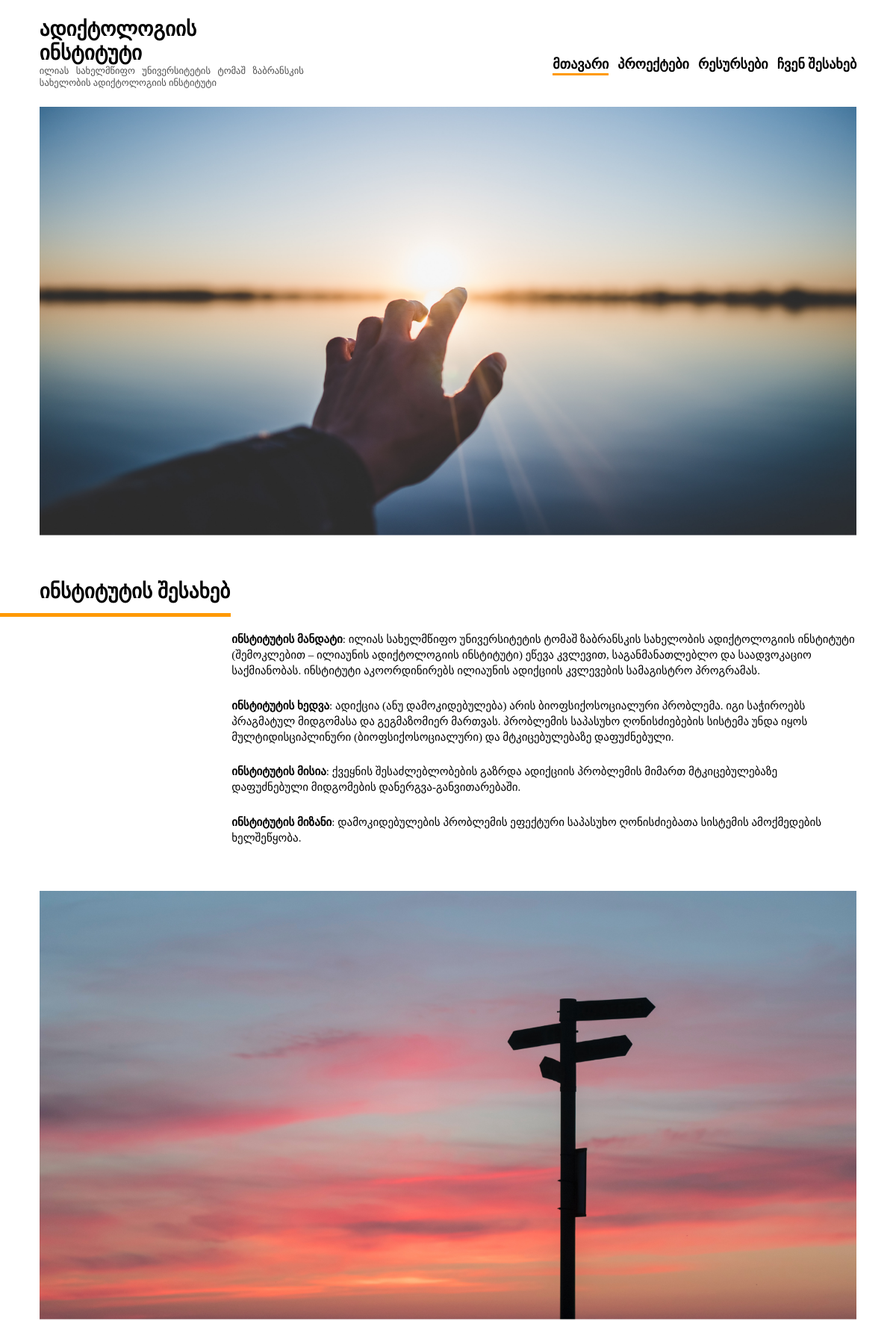
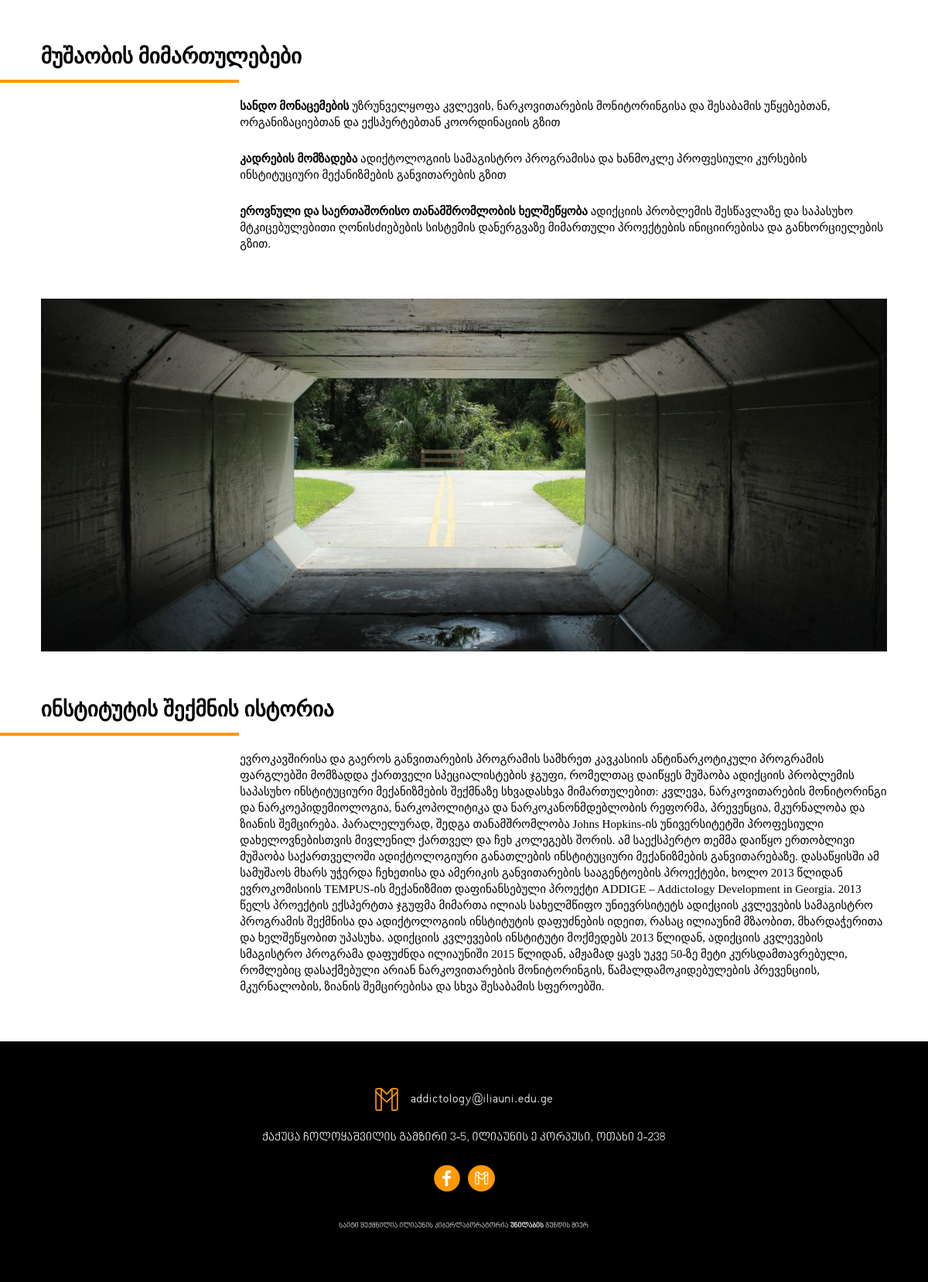
The page / on the database its author committed (2 pictures, top to bottom).
### addiction/models/home.py (models this page shows, shortened)
class HomePageText(BaseModel):
    __tablename__ = 'home_page_texts'
    id = db.Column(db.Integer, primary_key=True)
    name = db.Column(db.String)
    text = db.Column(db.String)
    category = db.Column(db.String)
    @classmethod
    def get_texts_categorized(cls):
        texts = cls.query.all()
        text_dict = {}
        category_map = {
            "ინსტიტუტის შესახებ": "about_institute",
            "მუშაობის მიმართულებები": "work_directions",
            "ინსტიტუტის შექმნის ისტორია": "institute_history"
        }
        for text in texts:
            text_category = category_map[text.category]
            if text_category in text_dict:
                text_dict[text_category].append(text)
            else:
                text_dict[text_category] = [text]
        return text_dict

### addiction/views/main/routes.py (the view)
@main_blueprint.route("/")
def index():
    texts = HomePageText.get_texts_categorized()
    return render_template("main/index.html", texts=texts)

### addiction/templates/main/index.html
{% extends "layouts/base.html" %}
{% block body %}
    <main>
        <div class="main-container">
            <img src="{{ url_for('static', filename='images/01-main.png') }}" alt=""/>
            <div class="main-box">
                <h2 class="main-box-subtitle">ინსტიტუტის შესახებ</h2>
                <div class="main-box-line"></div>
                <div class="main-box-texts">
                    {% for text in texts["about_institute"] %}
                        <div class="main-box-texts-el">
                            <p>
                                <span colon=":">{{ text.name }}</span>
                                {{ text.text }}
                            </p>
                        </div>
                    {% endfor %}
                </div>
            </div>
        </div>
        <div class="main-container">
            <img src="{{ url_for('static', filename='images/02-main.png') }}" alt=""/>
            <div class="main-box">
                <h2 class="main-box-subtitle">მუშაობის მიმართულებები</h2>
                <div class="main-box-line"></div>
                <div class="main-box-texts">
                    {% for text in texts["work_directions"] %}
                        <div class="main-box-texts-el">
                            <p>
                                <span>{{ text.name }}</span>
                                {{ text.text }}
                            </p>
                        </div>
                    {% endfor %}
                </div>
            </div>
        </div>
        <div class="main-container">
            <img src="{{ url_for('static', filename='images/03-main.png') }}" alt=""/>
            <div class="main-box">
                <h2 class="main-box-subtitle">ინსტიტუტის შექმნის ისტორია</h2>
                <div class="main-box-line"></div>
                <div class="main-box-texts">
                    {% for text in texts["institute_history"] %}
                        <div class="main-box-texts-el">
                            <p>
                                {{ text.text }}
                            </p>
                        </div>
                    {% endfor %}
                </div>
            </div>
        </div>
    </main>
{% endblock %}

### addiction/templates/layouts/base.html (shortened to what this page needs)
<!DOCTYPE html>
<html lang="en">
<head>
    <link rel="stylesheet" href="{{ url_for('static', filename='styles/css/global.css') }}"/>
</head>
<body>
<div class="container" style="width:100%">
    {% include "layouts/navbar.html" %}
    {% block body %}
    {% endblock %}
    {% include "layouts/footer.html" %}
</div>
</body>
</html>

### addiction/templates/layouts/navbar.html (shortened to what this page needs)
{% from 'macros.html' import is_active %}
<header {% if request and request.endpoint != "main.index" %} class="border" {% endif %}>
    <div class="header-title-box">
        <h2>ადიქტოლოგიის ინსტიტუტი</h2>
        <p>
            ილიას სახელმწიფო უნივერსიტეტის ტომაშ ზაბრანსკის სახელობის
            ადიქტოლოგიის ინსტიტუტი
        </p>
    </div>
    <nav class="header-nav">
        <ul class="header-nav-box">
            <li><a href="{{ url_for('main.index') }}" class="{{ is_active('main.index') }}">მთავარი</a></li>
            <li><a href="{{ url_for('main.projects') }}" class="{{ is_active('main.projects') }}">პროექტები</a></li>
            <li><a href="{{ url_for('main.resources') }}" class="{{ is_active('main.resources') }}">რესურსები</a></li>
            <li><a href="{{ url_for('main.about') }}" class="{{ is_active('main.about') }}">ჩვენ შესახებ</a></li>
        </ul>
    </nav>
</header>

### addiction/templates/macros.html (shortened to what this page needs)
{% macro is_active() %}
    {% set endpoints = varargs %}
    {% for endpoint in endpoints -%}
        {% if request.endpoint and request.endpoint.endswith(endpoint) %}
            active
        {% endif %}
    {% endfor %}
{% endmacro %}

### addiction/templates/layouts/footer.html
<footer>
    <div class="mail-box">
        <img src="{{ url_for('static', filename='images/icons/01-mail.svg') }}"
             class="mailLogo1"
             alt="Mail icon"/>
        <p class="mail">addictology@iliauni.edu.ge</p>
    </div>
    <p class="address">
        ქაქუცა ჩოლოყაშვილის გამზირი 3-5, ილიაუნის ე კორპუსი, ოთახი ე-238
    </p>
    <div class="icons-box">
        <a href="https://www.facebook.com/WordPress/" target="_blank">
            <img src="{{ url_for('static', filename='images/icons/facebook.svg') }}"
                 class="fbLogo img-fixed"
                 alt="Facebook icon"/>
        </a>
        <a href="mailto:addictology@iliauni.edu.ge">
            <img src="{{ url_for('static', filename='images/icons/02-mail.svg') }}"
                 class="mailLogo2"
                 alt="Mail icon"/>
        </a>
    </div>
    <p class="sub-text">
        საიტი შექმნილია ილიაუნის კიბერლაბორატორია
        <a href="http://unilab.iliauni.edu.ge/" target="_blank">უნილაბის</a>
        გუნდის მიერ
    </p>
</footer>

### addiction/static/styles/css/global.css (style rules this page uses)
*, *::before, *::after { margin: 0; padding: 0; box-sizing: border-box; }
html, body, div, span, applet, object, iframe, h1, h2, h3, h4, h5, h6, p, blockquote, pre, a, abbr, acronym, address, big, cite, code, del, dfn, em, img, ins, kbd, q, s, samp, small, strike, strong, sub, sup, tt, var, b, u, i, center, dl, dt, dd, ol, ul, li, fieldset, form, label, legend, table, caption, tbody, tfoot, thead, tr, th, td, article, aside, canvas, details, embed, figure, figcaption, footer, header, hgroup, menu, nav, output, ruby, section, summary, time, mark, audio, video { margin: 0; padding: 0; border: 0; font-size: 100%; font: inherit; vertical-align: baseline; text-decoration: none; }
article, aside, details, figcaption, figure, footer, header, hgroup, menu, nav, section { display: block; }
body { line-height: 1; }
ol, ul { list-style: none; }
html { font-size: 62.5%; }
body { font-family: "BookNino"; color: #000; display: flex; justify-content: center; overflow-x: hidden; }
.container { max-width: 1920px; display: flex; flex-direction: column; min-height: 100vh; }
header { display: flex; justify-content: space-between; align-items: center; height: 23.8rem; margin: 0 15.2rem; }
header .header-title-box { max-width: 59rem; }
header .header-title-box h2 { font-size: 4.5rem; font-weight: 700; line-height: normal; }
header .header-title-box p { color: rgba(0, 0, 0, 0.7); font-family: "firaGo"; text-align: justify; font-size: 2.1rem; font-weight: 350; line-height: normal; }
header .header-nav-box { display: flex; align-items: center; list-style: none; padding-top: 5rem; gap: 5.8rem; }
header .header-nav-box a:link, header .header-nav-box a:visited { display: inline-block; font-size: 3rem; color: #000; text-decoration: none; font-style: normal; font-weight: 700; line-height: 4.8rem; }
header .header-nav-box .active { box-shadow: inset 0 -0.5rem 0 0 #ff9900; }
main { display: flex; flex-direction: column; flex: 1; }
main .main-container { margin: 0 15.2rem; }
main .main-container img { max-width: 100%; }
main .main-container .main-box { margin: 10rem 0; }
main .main-container .main-box-subtitle { font-size: 4.5rem; font-style: normal; font-weight: 700; line-height: 4.8rem; margin-bottom: 2.4rem; }
main .main-container .main-box-line { width: 57.9rem; height: 0.8rem; background: #ff9900; margin-left: -15.2rem; }
main .main-container .main-box-texts { margin: 3.3rem 0 0 42.9rem; }
main .main-container .main-box-texts-el { font-family: "FiraGO"; font-size: 2.5rem; font-style: normal; font-weight: 300; line-height: 3.5rem; margin-bottom: 4.3rem; }
main .main-container .main-box-texts-el span { text-align: justify; font-family: "bookNino"; font-weight: 700; }
main .main-container .main-box-texts-el span::after { content: attr(colon); font-weight: 400; }
footer { display: flex; flex-direction: column; align-items: center; justify-content: center; gap: 3.8rem; padding: 10rem; background-color: #000; color: #fff; font-style: normal; line-height: 4rem; font-family: "FontNino"; font-weight: 400; text-align: center; }
footer .mail-box { display: flex; align-items: center; gap: 2.7rem; }
footer .mail-box .mail { font-size: 2.8rem; letter-spacing: 0.084rem; }
footer .mail-box .mailLogo1 { width: 5rem; height: 5rem; }
footer .address { font-size: 2.5rem; letter-spacing: 0.075rem; }
footer .icons-box { display: flex; gap: 1.5rem; }
footer .icons-box .fbLogo { width: 6rem; height: 6.1rem; }
footer .icons-box .mailLogo2 { width: 5.7rem; height: 5.7rem; }
footer .icons-box .img-fixed { margin-top: -0.4rem; }
footer .sub-text { font-size: 1.5rem; letter-spacing: 0.045rem; font-weight: 400; }
footer .sub-text a { text-decoration: none; color: inherit; font-weight: 700; }
@media (max-width: 109em) { html { font-size: 50%; } }
@media (max-width: 87.5em) { html { font-size: 43.75%; } }
@media (max-width: 87.5em) { header .header-nav-box { gap: 4rem; } }
@media (max-width: 75em) { html { font-size: 37.5%; } }
@media (max-width: 75em) { header { margin: 0 8.8rem; } }
@media (max-width: 75em) { header .header-nav-box { gap: 2rem; } }
@media (max-width: 75em) { main .main-container { margin: 0 8.8rem; } }

### rows shown on the page
HomePageText: name "ინსტიტუტის მანდატი", text "ილიას სახელმწიფო უნივერსიტეტის ტომაშ ზაბრანსკის სახელობის ადიქტოლოგიის ინსტიტუტი (შემოკლებით – ილიაუნის ადიქტოლოგიის ინსტიტუტი) ეწევა კვლევით, საგანმანათლებლო და საადვოკაციო საქმიანობას. ინსტიტუტი აკოორდინირებს ილიაუნის ადიქციის კვლევების სამაგისტრო პროგრამას."
HomePageText: name "ინსტიტუტის ხედვა", text "ადიქცია (ანუ დამოკიდებულება) არის ბიოფსიქოსოციალური პრობლემა. იგი საჭიროებს პრაგმატულ მიდგომასა და გეგმაზომიერ მართვას. პრობლემის საპასუხო ღონისძიებების სისტემა უნდა იყოს მულტიდისციპლინური (ბიოფსიქოსოციალური) და მტკიცებულებაზე დაფუძნებული."
HomePageText: name "ინსტიტუტის მისია", text "ქვეყნის შესაძლებლობების გაზრდა ადიქციის პრობლემის მიმართ მტკიცებულებაზე დაფუძნებული მიდგომების დანერგვა-განვითარებაში."
HomePageText: name "ინსტიტუტის მიზანი", text "დამოკიდებულების პრობლემის ეფექტური საპასუხო ღონისძიებათა სისტემის ამოქმედების ხელშეწყობა."
HomePageText: name "სანდო მონაცემების", text "უზრუნველყოფა კვლევის, ნარკოვითარების მონიტორინგისა და შესაბამის უწყებებთან, ორგანიზაციებთან და ექსპერტებთან კოორდინაციის გზით"
HomePageText: name "კადრების მომზადება", text "ადიქტოლოგიის სამაგისტრო პროგრამისა და ხანმოკლე პროფესიული კურსების ინსტიტუციური მექანიზმების განვითარების გზით"
HomePageText: name "ეროვნული და საერთაშორისო თანამშრომლობის ხელშეწყობა", text "ადიქციის პრობლემის შესწავლაზე და საპასუხო მტკიცებულებითი ღონისძიებების სისტემის დანერგვაზე მიმართული პროექტების ინიციირებისა და განხორციელების გზით."
HomePageText: text "ევროკავშირისა და გაეროს განვითარების პროგრამის სამხრეთ კავკასიის ანტინარკოტიკული პროგრამის ფარგლებში მომზადდა ქართველი სპეციალისტების ჯგუფი, რომელთაც დაიწყეს მუშაობა ადიქციის პრობლემის საპასუხო ინსტიტუციური მექანიზმების შექმნაზე სხვადასხვა მიმართულებით: კვლევა, ნარკოვითარების მონიტორინგი და ნარკოეპიდემიოლოგია, ნარკოპოლიტიკა და ნარკოკანონმდებლობის რეფორმა, პრევენცია, მკურნალობა და ზიანის შემცირება. პარალელურად, შედგა თანამშრომლობა Johns Hopkins-ის უნივერსიტეტში პროფესიული დახელოვნებისთვის მივლენილ ქართველ და ჩეხ კოლეგებს შორის. ამ საექსპერტო თემმა დაიწყო ერთობლივი მუშაობა საქართველოში ადიქტოლოგიური განათლების ინსტიტუციური მექანიზმების განვითარებაზე. დასაწყისში ამ სამუშაოს მხარს უჭერდა…"
